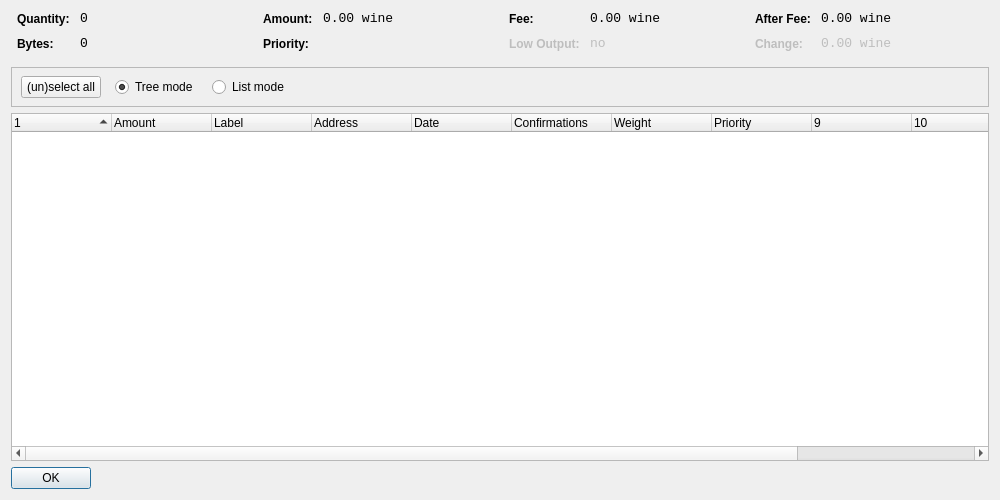
<?xml version="1.0" encoding="UTF-8"?>
<ui version="4.0">
 <class>CoinControlDialog</class>
 <widget class="QWidget" name="CoinControlDialog">
  <property name="geometry">
   <rect>
    <x>0</x>
    <y>0</y>
    <width>1000</width>
    <height>500</height>
   </rect>
  </property>
  <property name="windowTitle">
   <string>Coin Control</string>
  </property>
  <layout class="QVBoxLayout" name="verticalLayout">
   <item>
    <layout class="QHBoxLayout" name="horizontalLayoutTop" stretch="0,0,0,0">
     <property name="topMargin">
      <number>0</number>
     </property>
     <property name="bottomMargin">
      <number>10</number>
     </property>
     <item>
      <layout class="QFormLayout" name="formLayoutCoinControl1">
       <property name="horizontalSpacing">
        <number>10</number>
       </property>
       <property name="verticalSpacing">
        <number>10</number>
       </property>
       <property name="leftMargin">
        <number>6</number>
       </property>
       <property name="rightMargin">
        <number>6</number>
       </property>
       <item row="0" column="0">
        <widget class="QLabel" name="labelCoinControlQuantityText">
         <property name="styleSheet">
          <string notr="true">font-weight:bold;</string>
         </property>
         <property name="text">
          <string>Quantity:</string>
         </property>
        </widget>
       </item>
       <item row="0" column="1">
        <widget class="QLabel" name="labelCoinControlQuantity">
         <property name="font">
          <font>
           <family>Monospace</family>
           <pointsize>10</pointsize>
          </font>
         </property>
         <property name="cursor">
          <cursorShape>IBeamCursor</cursorShape>
         </property>
         <property name="contextMenuPolicy">
          <enum>Qt::ActionsContextMenu</enum>
         </property>
         <property name="text">
          <string notr="true">0</string>
         </property>
         <property name="textInteractionFlags">
          <set>Qt::LinksAccessibleByMouse|Qt::TextSelectableByKeyboard|Qt::TextSelectableByMouse</set>
         </property>
        </widget>
       </item>
       <item row="1" column="0">
        <widget class="QLabel" name="labelCoinControlBytesText">
         <property name="styleSheet">
          <string notr="true">font-weight:bold;</string>
         </property>
         <property name="text">
          <string>Bytes:</string>
         </property>
        </widget>
       </item>
       <item row="1" column="1">
        <widget class="QLabel" name="labelCoinControlBytes">
         <property name="font">
          <font>
           <family>Monospace</family>
           <pointsize>10</pointsize>
          </font>
         </property>
         <property name="cursor">
          <cursorShape>IBeamCursor</cursorShape>
         </property>
         <property name="contextMenuPolicy">
          <enum>Qt::ActionsContextMenu</enum>
         </property>
         <property name="text">
          <string notr="true">0</string>
         </property>
         <property name="textInteractionFlags">
          <set>Qt::LinksAccessibleByMouse|Qt::TextSelectableByKeyboard|Qt::TextSelectableByMouse</set>
         </property>
        </widget>
       </item>
      </layout>
     </item>
     <item>
      <layout class="QFormLayout" name="formLayoutCoinControl2">
       <property name="horizontalSpacing">
        <number>10</number>
       </property>
       <property name="verticalSpacing">
        <number>10</number>
       </property>
       <property name="leftMargin">
        <number>6</number>
       </property>
       <property name="rightMargin">
        <number>6</number>
       </property>
       <item row="0" column="0">
        <widget class="QLabel" name="labelCoinControlAmountText">
         <property name="styleSheet">
          <string notr="true">font-weight:bold;</string>
         </property>
         <property name="text">
          <string>Amount:</string>
         </property>
        </widget>
       </item>
       <item row="0" column="1">
        <widget class="QLabel" name="labelCoinControlAmount">
         <property name="font">
          <font>
           <family>Monospace</family>
           <pointsize>10</pointsize>
          </font>
         </property>
         <property name="cursor">
          <cursorShape>IBeamCursor</cursorShape>
         </property>
         <property name="contextMenuPolicy">
          <enum>Qt::ActionsContextMenu</enum>
         </property>
         <property name="text">
          <string notr="true">0.00 wine</string>
         </property>
         <property name="textInteractionFlags">
          <set>Qt::LinksAccessibleByMouse|Qt::TextSelectableByKeyboard|Qt::TextSelectableByMouse</set>
         </property>
        </widget>
       </item>
       <item row="1" column="0">
        <widget class="QLabel" name="labelCoinControlPriorityText">
         <property name="styleSheet">
          <string notr="true">font-weight:bold;</string>
         </property>
         <property name="text">
          <string>Priority:</string>
         </property>
        </widget>
       </item>
       <item row="1" column="1">
        <widget class="QLabel" name="labelCoinControlPriority">
         <property name="font">
          <font>
           <family>Monospace</family>
           <pointsize>10</pointsize>
          </font>
         </property>
         <property name="cursor">
          <cursorShape>IBeamCursor</cursorShape>
         </property>
         <property name="contextMenuPolicy">
          <enum>Qt::ActionsContextMenu</enum>
         </property>
         <property name="text">
          <string/>
         </property>
         <property name="textInteractionFlags">
          <set>Qt::LinksAccessibleByMouse|Qt::TextSelectableByKeyboard|Qt::TextSelectableByMouse</set>
         </property>
        </widget>
       </item>
      </layout>
     </item>
     <item>
      <layout class="QFormLayout" name="formLayoutCoinControl3">
       <property name="horizontalSpacing">
        <number>10</number>
       </property>
       <property name="verticalSpacing">
        <number>10</number>
       </property>
       <property name="leftMargin">
        <number>6</number>
       </property>
       <property name="rightMargin">
        <number>6</number>
       </property>
       <item row="0" column="0">
        <widget class="QLabel" name="labelCoinControlFeeText">
         <property name="styleSheet">
          <string notr="true">font-weight:bold;</string>
         </property>
         <property name="text">
          <string>Fee:</string>
         </property>
        </widget>
       </item>
       <item row="0" column="1">
        <widget class="QLabel" name="labelCoinControlFee">
         <property name="font">
          <font>
           <family>Monospace</family>
           <pointsize>10</pointsize>
          </font>
         </property>
         <property name="cursor">
          <cursorShape>IBeamCursor</cursorShape>
         </property>
         <property name="contextMenuPolicy">
          <enum>Qt::ActionsContextMenu</enum>
         </property>
         <property name="text">
          <string notr="true">0.00 wine</string>
         </property>
         <property name="textInteractionFlags">
          <set>Qt::LinksAccessibleByMouse|Qt::TextSelectableByKeyboard|Qt::TextSelectableByMouse</set>
         </property>
        </widget>
       </item>
       <item row="1" column="0">
        <widget class="QLabel" name="labelCoinControlLowOutputText">
         <property name="enabled">
          <bool>false</bool>
         </property>
         <property name="styleSheet">
          <string notr="true">font-weight:bold;</string>
         </property>
         <property name="text">
          <string>Low Output:</string>
         </property>
        </widget>
       </item>
       <item row="1" column="1">
        <widget class="QLabel" name="labelCoinControlLowOutput">
         <property name="enabled">
          <bool>false</bool>
         </property>
         <property name="font">
          <font>
           <family>Monospace</family>
           <pointsize>10</pointsize>
          </font>
         </property>
         <property name="cursor">
          <cursorShape>IBeamCursor</cursorShape>
         </property>
         <property name="contextMenuPolicy">
          <enum>Qt::ActionsContextMenu</enum>
         </property>
         <property name="text">
          <string>no</string>
         </property>
         <property name="textInteractionFlags">
          <set>Qt::LinksAccessibleByMouse|Qt::TextSelectableByKeyboard|Qt::TextSelectableByMouse</set>
         </property>
        </widget>
       </item>
      </layout>
     </item>
     <item>
      <layout class="QFormLayout" name="formLayoutCoinControl4">
       <property name="horizontalSpacing">
        <number>10</number>
       </property>
       <property name="verticalSpacing">
        <number>10</number>
       </property>
       <property name="leftMargin">
        <number>6</number>
       </property>
       <property name="rightMargin">
        <number>6</number>
       </property>
       <item row="0" column="0">
        <widget class="QLabel" name="labelCoinControlAfterFeeText">
         <property name="styleSheet">
          <string notr="true">font-weight:bold;</string>
         </property>
         <property name="text">
          <string>After Fee:</string>
         </property>
        </widget>
       </item>
       <item row="0" column="1">
        <widget class="QLabel" name="labelCoinControlAfterFee">
         <property name="font">
          <font>
           <family>Monospace</family>
           <pointsize>10</pointsize>
          </font>
         </property>
         <property name="cursor">
          <cursorShape>IBeamCursor</cursorShape>
         </property>
         <property name="contextMenuPolicy">
          <enum>Qt::ActionsContextMenu</enum>
         </property>
         <property name="text">
          <string notr="true">0.00 wine</string>
         </property>
         <property name="textInteractionFlags">
          <set>Qt::LinksAccessibleByMouse|Qt::TextSelectableByKeyboard|Qt::TextSelectableByMouse</set>
         </property>
        </widget>
       </item>
       <item row="1" column="0">
        <widget class="QLabel" name="labelCoinControlChangeText">
         <property name="enabled">
          <bool>false</bool>
         </property>
         <property name="styleSheet">
          <string notr="true">font-weight:bold;</string>
         </property>
         <property name="text">
          <string>Change:</string>
         </property>
        </widget>
       </item>
       <item row="1" column="1">
        <widget class="QLabel" name="labelCoinControlChange">
         <property name="enabled">
          <bool>false</bool>
         </property>
         <property name="font">
          <font>
           <family>Monospace</family>
           <pointsize>10</pointsize>
          </font>
         </property>
         <property name="cursor">
          <cursorShape>IBeamCursor</cursorShape>
         </property>
         <property name="contextMenuPolicy">
          <enum>Qt::ActionsContextMenu</enum>
         </property>
         <property name="text">
          <string notr="true">0.00 wine</string>
         </property>
         <property name="textInteractionFlags">
          <set>Qt::LinksAccessibleByMouse|Qt::TextSelectableByKeyboard|Qt::TextSelectableByMouse</set>
         </property>
        </widget>
       </item>
      </layout>
     </item>
    </layout>
   </item>
   <item>
    <widget class="QFrame" name="frame">
     <property name="minimumSize">
      <size>
       <width>0</width>
       <height>40</height>
      </size>
     </property>
     <property name="frameShape">
      <enum>QFrame::StyledPanel</enum>
     </property>
     <property name="frameShadow">
      <enum>QFrame::Sunken</enum>
     </property>
     <widget class="QWidget" name="horizontalLayoutWidget">
      <property name="geometry">
       <rect>
        <x>10</x>
        <y>0</y>
        <width>781</width>
        <height>41</height>
       </rect>
      </property>
      <layout class="QHBoxLayout" name="horizontalLayoutPanel" stretch="0,0,0,0">
       <property name="spacing">
        <number>14</number>
       </property>
       <item>
        <widget class="QPushButton" name="pushButtonSelectAll">
         <property name="sizePolicy">
          <sizepolicy hsizetype="Maximum" vsizetype="Fixed">
           <horstretch>0</horstretch>
           <verstretch>0</verstretch>
          </sizepolicy>
         </property>
         <property name="text">
          <string>(un)select all</string>
         </property>
        </widget>
       </item>
       <item>
        <widget class="QRadioButton" name="radioTreeMode">
         <property name="sizePolicy">
          <sizepolicy hsizetype="Maximum" vsizetype="Fixed">
           <horstretch>0</horstretch>
           <verstretch>0</verstretch>
          </sizepolicy>
         </property>
         <property name="text">
          <string>Tree mode</string>
         </property>
         <property name="checked">
          <bool>true</bool>
         </property>
        </widget>
       </item>
       <item>
        <widget class="QRadioButton" name="radioListMode">
         <property name="sizePolicy">
          <sizepolicy hsizetype="Maximum" vsizetype="Fixed">
           <horstretch>0</horstretch>
           <verstretch>0</verstretch>
          </sizepolicy>
         </property>
         <property name="text">
          <string>List mode</string>
         </property>
        </widget>
       </item>
       <item>
        <spacer name="horizontalSpacer">
         <property name="orientation">
          <enum>Qt::Horizontal</enum>
         </property>
         <property name="sizeHint" stdset="0">
          <size>
           <width>40</width>
           <height>20</height>
          </size>
         </property>
        </spacer>
       </item>
      </layout>
     </widget>
    </widget>
   </item>
   <item>
    <widget class="CoinControlTreeWidget" name="treeWidget">
     <property name="contextMenuPolicy">
      <enum>Qt::CustomContextMenu</enum>
     </property>
     <property name="sortingEnabled">
      <bool>false</bool>
     </property>
     <property name="columnCount">
      <number>12</number>
     </property>
     <attribute name="headerShowSortIndicator" stdset="0">
      <bool>true</bool>
     </attribute>
     <attribute name="headerStretchLastSection">
      <bool>false</bool>
     </attribute>
     <column>
      <property name="text">
       <string/>
      </property>
     </column>
     <column>
      <property name="text">
       <string>Amount</string>
      </property>
     </column>
     <column>
      <property name="text">
       <string>Label</string>
      </property>
     </column>
     <column>
      <property name="text">
       <string>Address</string>
      </property>
     </column>
     <column>
      <property name="text">
       <string>Date</string>
      </property>
     </column>
     <column>
      <property name="text">
       <string>Confirmations</string>
      </property>
      <property name="toolTip">
       <string>Confirmed</string>
      </property>
     </column>
     <column>
      <property name="text">
       <string>Weight</string>
      </property>
     </column>
     <column>
      <property name="text">
       <string>Priority</string>
      </property>
     </column>
     <column>
      <property name="text">
       <string/>
      </property>
     </column>
     <column>
      <property name="text">
       <string/>
      </property>
     </column>
     <column>
      <property name="text">
       <string/>
      </property>
     </column>
     <column>
      <property name="text">
       <string/>
      </property>
     </column>
    </widget>
   </item>
   <item>
    <widget class="QDialogButtonBox" name="buttonBox">
     <property name="sizePolicy">
      <sizepolicy hsizetype="Maximum" vsizetype="Fixed">
       <horstretch>0</horstretch>
       <verstretch>0</verstretch>
      </sizepolicy>
     </property>
     <property name="orientation">
      <enum>Qt::Horizontal</enum>
     </property>
     <property name="standardButtons">
      <set>QDialogButtonBox::Ok</set>
     </property>
    </widget>
   </item>
  </layout>
 </widget>
 <customwidgets>
  <customwidget>
   <class>CoinControlTreeWidget</class>
   <extends>QTreeWidget</extends>
   <header>coincontroltreewidget.h</header>
  </customwidget>
 </customwidgets>
 <resources/>
 <connections/>
</ui>
